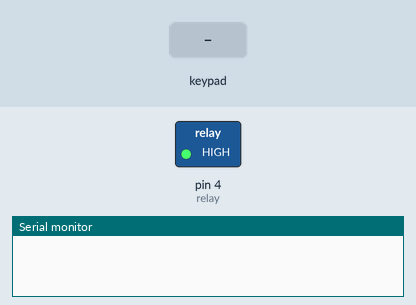
A sketch run on a simulated Arduino Uno, built with avr-gcc and run on an emulated ATmega328P. Parts: switched loads named in the sketch (green lamp = pin HIGH), the last lines printed to the serial monitor. Inputs (shaded band) come from the test bench.

Above: at 1.2 s.
1.3 s: keypad keys 1 2 3 4 5 # pressed 0.4 s apart
At 3.8 s:
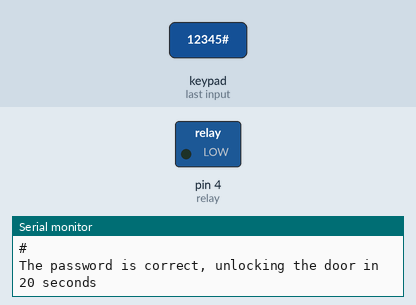
6.7 s: key 'A' pressed
8.2 s: key 'B' pressed
9.7 s: keypad keys 1 2 3 4 5 * pressed 0.4 s apart
13.6 s: key 'C' pressed
15.1 s: keypad keys 1 2 3 4 5 D pressed 0.4 s apart
Timing chart, 0 to 18.1 s (numbered marks = the images above; inputs shaded):
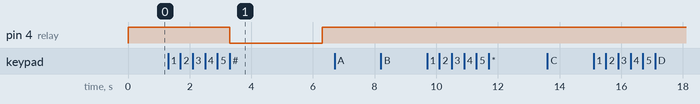

Measured:
- after the input at 1.3 s, pin 4 (relay): HIGH → LOW after 2.0 s, → HIGH 3.0 s later

The sketch:

key.ino
```cpp
#include <Keypad.h>

const int relay  = 4; // the Arduino pin, which connects to the IN pin of relay
const int ROW_NUM    = 4; // four rows
const int COLUMN_NUM = 4; // four columns

char keys[ROW_NUM][COLUMN_NUM] = {
  {'1','2','3', 'A'},
  {'4','5','6', 'B'},
  {'7','8','9', 'C'},
  {'*','0','#', 'D'}
};

byte pin_rows[ROW_NUM] = {12,11,10,9};
byte pin_column[COLUMN_NUM] = {8,7,6,5};


Keypad keypad = Keypad( makeKeymap(keys), pin_rows, pin_column, ROW_NUM, COLUMN_NUM );

const String password_1 = "12345"; // change your password here
const String password_2 = "5642CD";  // change your password here
const String password_3 = "4545B";   // change your password here
String input_password;

void setup() {
  Serial.begin(9600);
  input_password.reserve(32); // maximum input characters is 33, change if needed
  pinMode(relay, OUTPUT); // initialize pin as an output.
  digitalWrite(relay, HIGH); // lock the door
}

void loop() {
 char key = keypad.getKey();

  if (key){
    Serial.println(key);

    if(key == '*') {
      input_password = ""; // reset the input password
    } else if(key == '#') {
      if(input_password == password_1) {
        Serial.println("The password is correct, unlocking the door in 20 seconds");
        digitalWrite(relay, LOW);  // unlock the door for 20 seconds
        delay(3000);
        digitalWrite(relay, HIGH); // lock the door
      } else {
        Serial.println("The password is incorrect, try again");
      }

      input_password = ""; // reset the input password
    } else {
      input_password += key; // append new character to input password string
    }
  }
}
```
